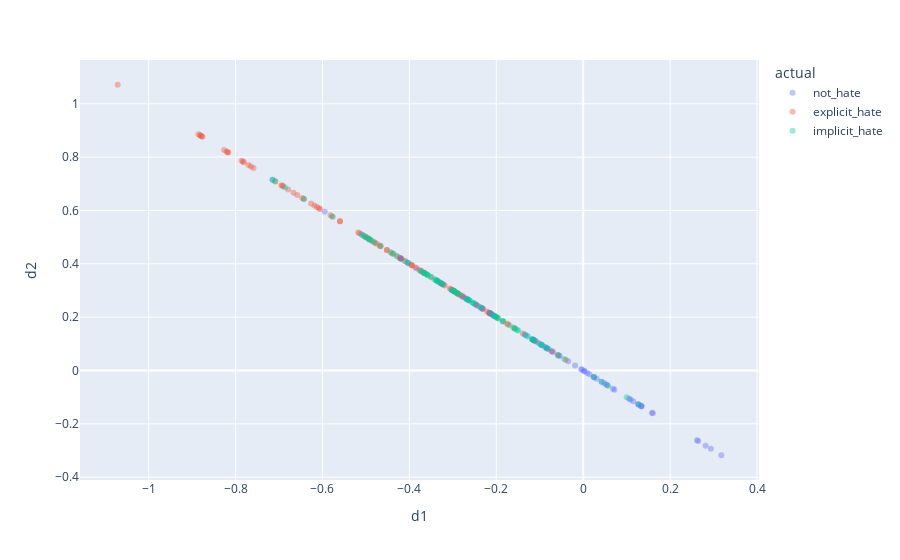

The notebook cell saved with this chart:
### Code cell
fig = px.scatter(df2pc, x='d1', y='d2',
                    color='actual',size_max=.01,opacity=0.4)
fig.show()
